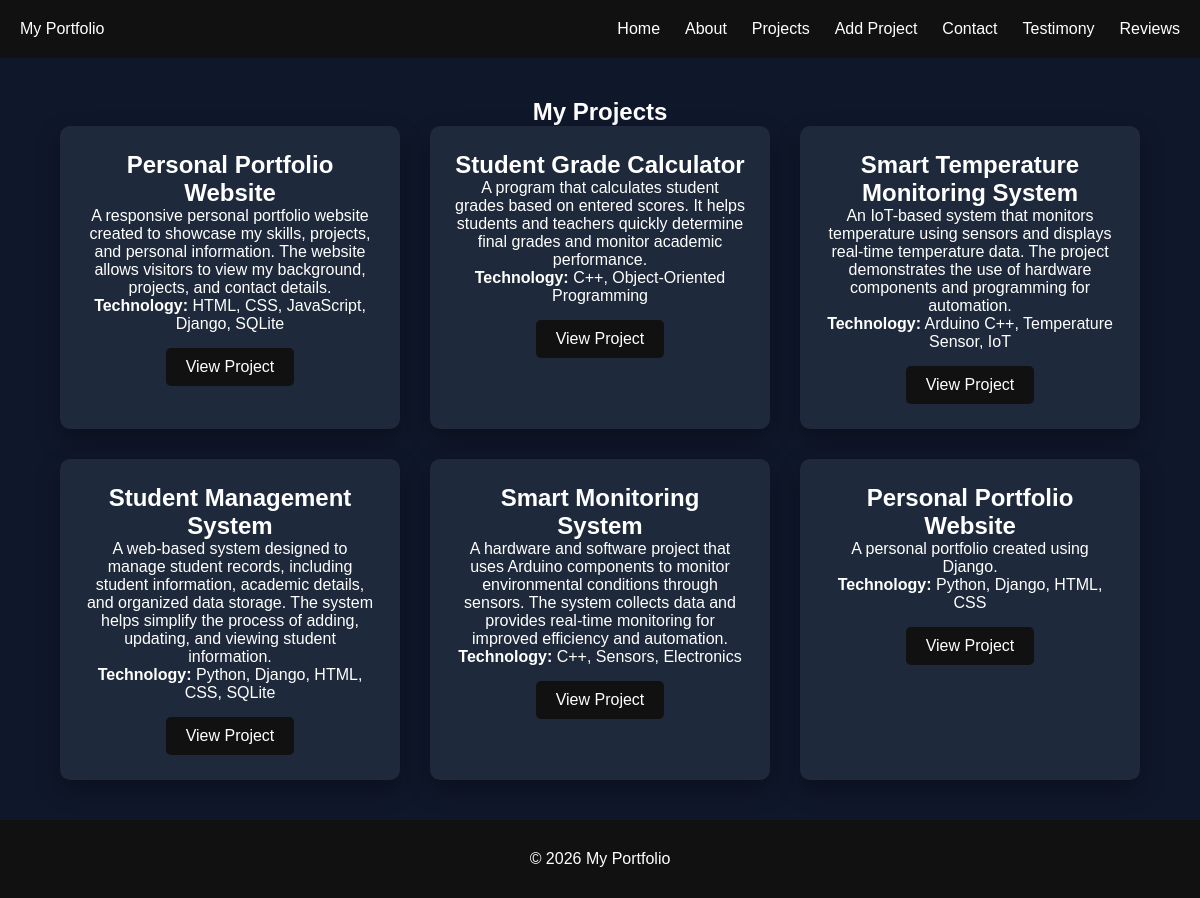
/projects/, run on the app's committed database.
### website/models.py (models this page shows, shortened)
class Project(models.Model):
    project_name = models.CharField(max_length=100)
    description = models.TextField()
    tech_stack = models.CharField(max_length=200)
    link = models.URLField(blank=True)

### website/views.py (the view)
# urls.py: path('projects/', views.projects, name='projects'),
def projects(request):
    projects = Project.objects.all()
    return render(
        request,
        'projects.html',
        {
            'projects': projects
        }
    )

### templates/projects.html (shortened to what this page needs)
{% extends 'base.html' %}
{% block content %}
<section class="projects-section">
    <div class="projects-container">
        <h1>
            My Projects
        </h1>
        <div class="projects-grid">
            {% for project in projects %}
            <div class="project-card">
                <h2>
                    {{ project.project_name }}
                </h2>
                <p>
                    {{ project.description }}
                </p>
                <p>
                    <strong>Technology:</strong>
                    {{ project.tech_stack }}
                </p>
                <a href="{% url 'project_detail' project.id %}">
                    View Project
                </a>
            </div>
            {% empty %}
            <p>
                No projects available.
            </p>
            {% endfor %}
        </div>
    </div>
</section>
{% endblock %}

### website/static/css/style.css (style rules this page uses)
* { margin: 0; padding: 0; box-sizing: border-box; font-family: Arial, sans-serif; }
body { background: #f4f4f4; color: #333; }
section { padding: 60px; text-align: center; }
.project-card { flex: 0 0 320px; max-width: 320px; background: #1e293b; color: white; padding: 25px; border-radius: 10px; }
.project-card { background: white; width: 300px; padding: 25px; border-radius: 10px; }
.project-card a { display: inline-block; margin-top: 15px; text-decoration: none; background: #111; color: white; padding: 10px 20px; border-radius: 5px; }
body { background: #0f172a; color: white; }
section { min-height: 70vh; padding: 80px 10%; }
.project-card, .skill-card { background: #1e293b; color: white; box-shadow: 0 10px 25px rgba(0,0,0,0.3); }
.project-card { transition: 0.3s; }
section { padding: 40px 5%; }
.project-card { width: 90%; }
.projects-grid { display: grid !important; grid-template-columns: repeat(3, 1fr) !important; gap: 30px !important; width: 100% !important; }
.projects-grid .project-card { width: 100% !important; max-width: none !important; min-width: 0 !important; }
html, body { min-height: 100%; }
body { display: flex; flex-direction: column; min-height: 100vh; }

### data on the page
Project: project_name "Personal Portfolio Website", description "A responsive personal portfolio website created to showcase my skills, projects, and personal information. The website allows visitors to view my background, projects, and contact details.", tech_stack "HTML, CSS, JavaScript, Django, SQLite"
Project: project_name "Student Grade Calculator", description "A program that calculates student grades based on entered scores. It helps students and teachers quickly determine final grades and monitor academic performance.", tech_stack "C++, Object-Oriented Programming"
Project: project_name "Smart Temperature Monitoring System", description "An IoT-based system that monitors temperature using sensors and displays real-time temperature data. The project demonstrates the use of hardware components and programming for automation.", tech_stack "Arduino C++, Temperature Sensor, IoT"
Project: project_name "Student Management System", description "A web-based system designed to manage student records, including student information, academic details, and organized data storage. The system helps simplify the process of adding, updating, and viewing student information.", tech_stack "Python, Django, HTML, CSS, SQLite"
Project: project_name "Smart Monitoring System", description "A hardware and software project that uses Arduino components to monitor environmental conditions through sensors. The system collects data and provides real-time monitoring for improved efficiency and automation.", tech_stack "C++, Sensors, Electronics"
Project: project_name "Personal Portfolio Website", description "A personal portfolio created using Django.", tech_stack "Python, Django, HTML, CSS"
